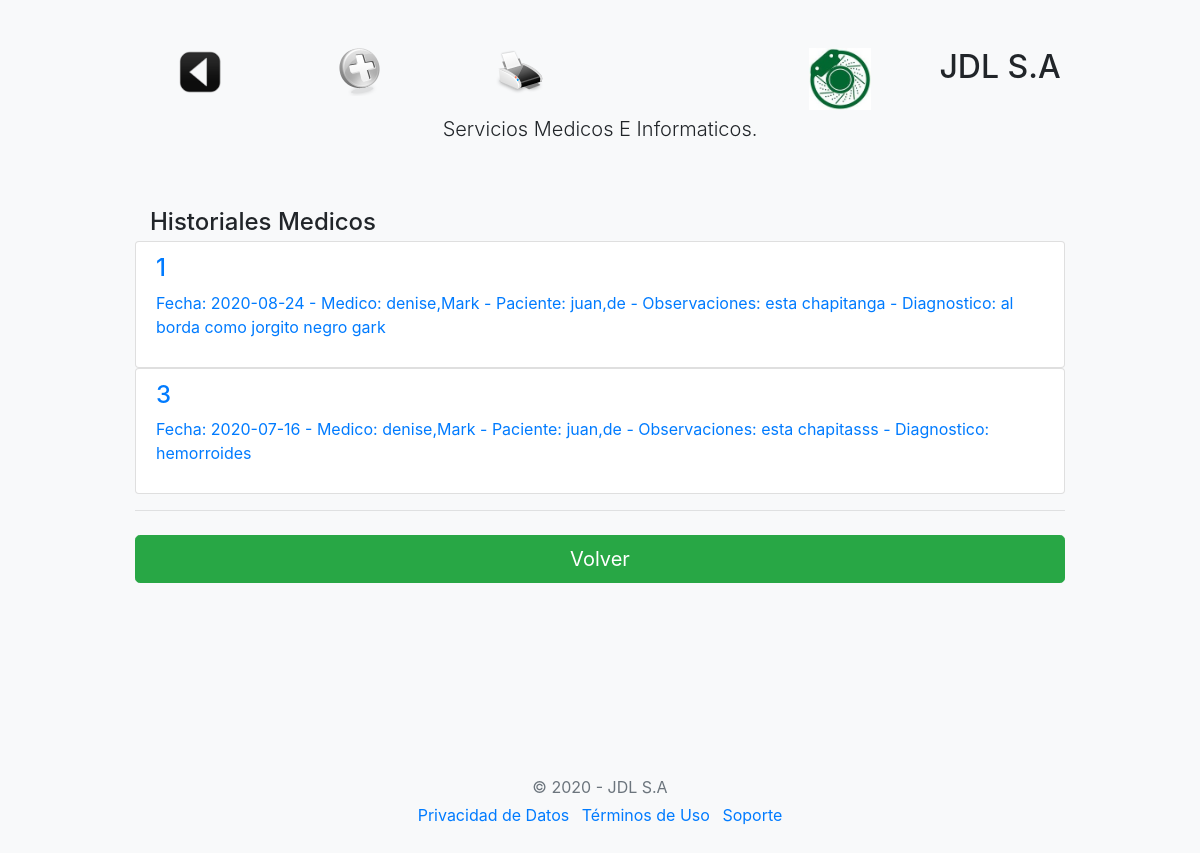
The page /historiales/index.php on the database as committed earlier.
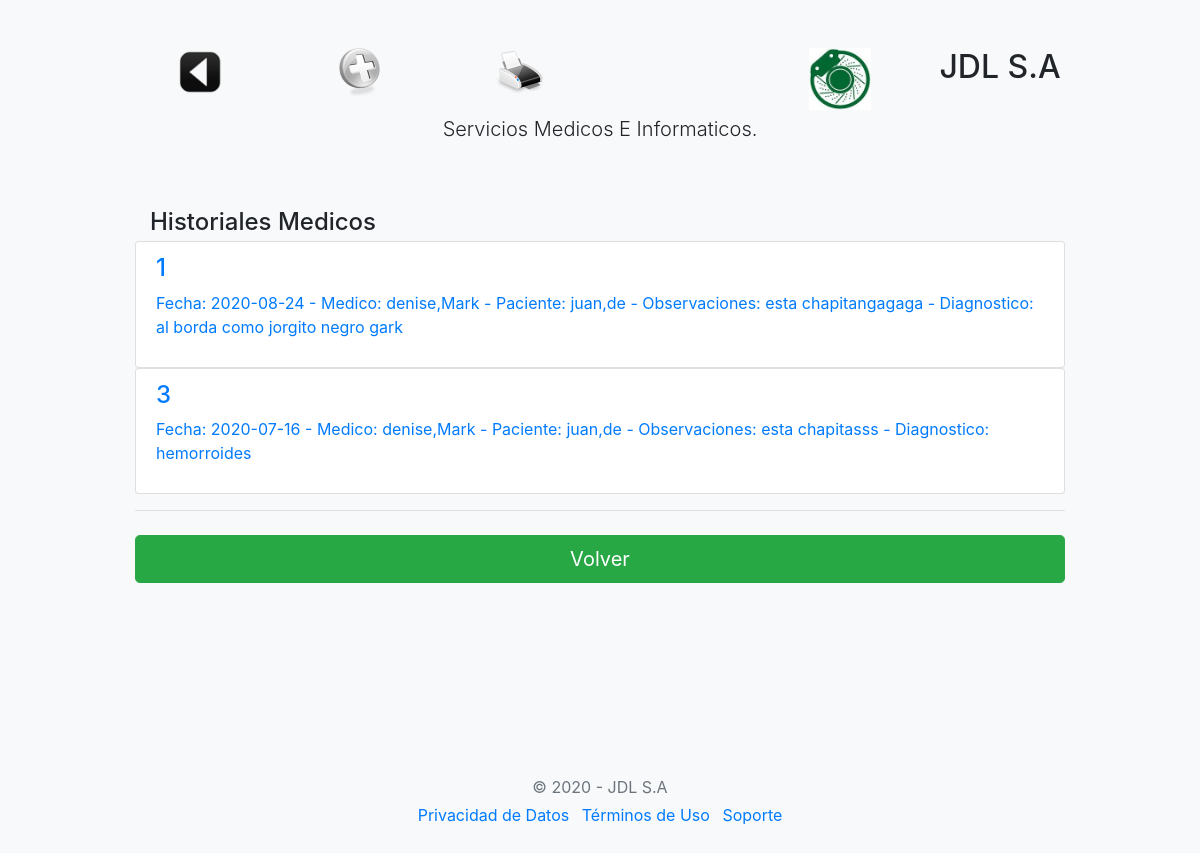
The same page on the database as committed later.
### tables this page shows
CREATE TABLE `historiales` (
  `id_historial` int(8) NOT NULL,
  `fecha_historial` date DEFAULT NULL,
  `clinico_historial` varchar(50) DEFAULT NULL,
  `paciente_historial` varchar(50) DEFAULT NULL,
  `observacion_historial` varchar(200) DEFAULT NULL,
  `diagnostico_historial` varchar(200) DEFAULT NULL
);

### historiales/index.php (the view, shortened to what this page needs)
<!doctype html>
<html>
  <head>
	 <link rel="stylesheet" href="https://stackpath.bootstrapcdn.com/bootstrap/4.5.0/css/bootstrap.min.css">
  </head>
    <link href="form-validation.css" rel="stylesheet">
  </head>
  <body class="bg-light">
    <div class="container">
  <div class="py-5 text-center">
  <div class="row">
    <div class="col-sm-2"><h2>
		<img border="0" src="../img/atras.png" width="48" height="48" title="Volver al menú"
		onclick=location.href='../panel/'; onKeyPress=location.href='../panel/'; style='cursor:pointer';/>
	</h2>
	</div>
    <div class="col-sm-2"><h2>
		<img border="0" src="../img/nuevo.png" width="48" height="48" title="Ingresar Asignacion"
		onclick=location.href='historiales.php'; onKeyPress=location.href='historiales.php';
		style='cursor:pointer';>
	</h2></div>
	<div class="col-sm-2"><h2>
		<img border="0" src="../img/imprimir.png" width="48" height="48" title="Impresión"
		onclick=location.href='listado.php'; onKeyPress=location.href='listado.php';
		style='cursor:pointer';>
	</h2></div>
    <div class="col-sm-2"><h2></h2></div>
  <div class="col-sm-2"><img class="d-block mx-auto mb-1" src="../img/disc.jpg" alt="" width="62" height="62"></div>
  <div class="col-sm-2"><h2>JDL S.A</h2></div>
</div>
    <p class="lead">Servicios Medicos E Informaticos.</p>
  </div>
    <div class="col-md-12 order-md-1">
      <h4 class="mb-1">Historiales Medicos</h4>
	</div>
<?php
   require "../conexion.php";
    $sql = "SELECT * from historiales order by id_historial";
	$query = $mysqli->query($sql);
	while($resultado = $query->fetch_assoc()) {
        $historiales[] = $resultado;
    }
?>
        <div class="list-group">
			<?php
				$long = count($historiales);
				for($i=0; $i< $long; $i++){
				?>
		<div class="list-group">
				<a 	<?php echo "href=modifica.php?id_historial=".$historiales[$i]['id_historial'];?>
						 class="list-group-item">
				<h4 class="list-group-item-heading"> <?php echo $historiales[$i]['id_historial'] ."";?> </h4>
				<p class="list-group-item-text"><?php 	echo "Fecha: " . $historiales[$i]['fecha_historial'] ." - Medico: ";
                            echo $historiales[$i]['clinico_historial'] ." - Paciente: ";
                            echo $historiales[$i]['paciente_historial'] ." - Observaciones: ";
                            echo $historiales[$i]['observacion_historial'] ." - Diagnostico: ";
                            echo $historiales[$i]['diagnostico_historial'] ."";
														?></p>
				</a>	</div>
	<?php  } ?>
		</div>
        <a href="../panel/">	 <hr class="mb-4">
        <button class="btn btn-success btn-lg btn-block" type="submit">Volver</button>
  <footer class="my-5 pt-5 text-muted text-center text-small"></a>
    </div>
  <footer class="my-5 pt-5 text-muted text-center text-small">
    <p class="mb-1">&copy; 2020 - JDL S.A</p>
   <ul class="list-inline">
      <li class="list-inline-item"><a href="#">Privacidad de Datos</a></li>
      <li class="list-inline-item"><a href="#">Términos de Uso</a></li>
      <li class="list-inline-item"><a href="#">Soporte</a></li>
    </ul>
  </footer>
</body>
</html>

Rows that differ between the two databases and show on the page:
changed historiales "al borda como jorgito negro gark": observacion_historial "esta chapitanga" → "esta chapitangagaga"
